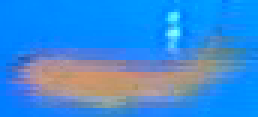
#> input picture demo/premade_run/sorted_by_class_0.85/regular/W/frame_000008_fish_03.png, 86 x 39 px (shown 3 times larger); its folder holds only this picture in this run
$ python select_best_crops.py --input ../demo/premade_run/sorted_by_class_0.85/regular/W --output out
#> lines starting #> are read from the running program, lines starting #| are printed output that depends on the picture
#!/usr/bin/env python3
"""
Score a folder of crops by visual quality and copy the best ones out.

Phase 1 produces far more crops than are worth labelling by hand, and many are
blurred, near-black or near-duplicates of the frame before. This ranks every
image on sharpness, exposure and contrast, drops exact-duplicate files (by
SHA-256) and optionally anything visually close to a set of reference images,
and copies the top N into the output folder along with a CSV of the scores.

Typical use is narrowing a raw ROI dump down to a labelling batch:

    python dataset_ops/select_best_crops.py \
        --input /path/to/rois --output /path/to/label_batch --top-n 5000

    # also drop anything that looks like these known-bad crops
    python dataset_ops/select_best_crops.py \
        --input /path/to/rois --output /path/to/label_batch \
        --exclude-similar-to blurry.png --exclude-similar-to empty_tank.png

--input and --output are required; this tool is deliberately not wired to
config.py, since it is run on arbitrary ad-hoc folders.
"""

import argparse
import csv
import hashlib
import math
import shutil
from pathlib import Path

import numpy as np
from PIL import Image, ImageFilter


IMAGE_EXTENSIONS = {".jpg", ".jpeg", ".png", ".bmp", ".tif", ".tiff", ".webp"}
SIGNATURE_SIZE = (32, 32)


def file_hash(image_path: Path) -> str:
    digest = hashlib.sha256()
    with image_path.open("rb") as image_file:
        for chunk in iter(lambda: image_file.read(1024 * 1024), b""):
            digest.update(chunk)
    return digest.hexdigest()


def visual_signature(image_path: Path) -> tuple[float, ...] | None:
    try:
        with Image.open(image_path) as source_image:
            pixels = list(
                source_image.convert("L")
                .resize(SIGNATURE_SIZE, Image.Resampling.LANCZOS)
                .getdata()
            )
    except (OSError, ValueError):
        return None

    mean = sum(pixels) / len(pixels)
    centered = [pixel - mean for pixel in pixels]
    magnitude = math.sqrt(sum(value * value for value in centered))
    if magnitude == 0:
        return tuple(0.0 for _ in centered)
    return tuple(value / magnitude for value in centered)


def signature_distance(first: tuple[float, ...], second: tuple[float, ...]) -> float:
    return math.sqrt(sum((left - right) ** 2 for left, right in zip(first, second)))


def _ac_balance(arr: np.ndarray) -> float:
    """Lag-1 autocorrelation balance between horizontal and vertical directions.

    Returns a value in (-inf, 1].  Values near 1 mean the image has
    isotropic pixel correlations (natural fish texture).  Values near 0 or
    negative indicate strong directional structure such as motion blur,
    scan-line compression artefacts, or vertical/horizontal banding — all
    of which make fish crops unsuitable for classification.

    Formula:
        r_H = mean over rows of  Pearson(row[:-1], row[1:])   (per-row centred)
        r_V = mean over cols of  Pearson(col[:-1], col[1:])   (per-col centred)
        ac_balance = min(r_H, r_V) / max(r_H, r_V)
    """
    # Horizontal: for each row, Pearson corr between left-shifted and right-shifted pixels
    a = arr[:, :-1]
    b = arr[:, 1:]
    a_c = a - a.mean(axis=1, keepdims=True)
    b_c = b - b.mean(axis=1, keepdims=True)
    r_h = float(
        ((a_c * b_c).sum(axis=1)
         / np.sqrt((a_c ** 2).sum(axis=1) * (b_c ** 2).sum(axis=1) + 1e-9)
         ).mean()
    )

    # Vertical: for each column, Pearson corr between top-shifted and bottom-shifted pixels
    a = arr[:-1, :]
    b = arr[1:, :]
    a_c = a - a.mean(axis=0, keepdims=True)
    b_c = b - b.mean(axis=0, keepdims=True)
    r_v = float(
        ((a_c * b_c).sum(axis=0)
         / np.sqrt((a_c ** 2).sum(axis=0) * (b_c ** 2).sum(axis=0) + 1e-9)
         ).mean()
    )

    return min(r_h, r_v) / (max(r_h, r_v) + 1e-9)


def score_image(image_path: Path) -> dict | None:
    """Return quality metrics for a fish-crop image, or None if unreadable.

    Scoring formula (calibrated on 10 good / 25 bad labelled crops):

        base  = 100 * (0.40 * resolution  +  0.35 * contrast
                       + 0.20 * exposure  +  0.05 * sharpness)

        score = base * max(0.70, ac_balance)

    Components
    ----------
    resolution  = min(1, pixels / 10 000)           — rewards large crops
    contrast    = min(1, pixel_std / 50)             — rewards rich texture
    exposure    = max(0, 1 − |mean − 110| / 110)    — rewards mid-range brightness
    sharpness   = min(1, edge_std / 50)              — edge variation via FIND_EDGES
    ac_balance  = min(rH,rV) / max(rH,rV)           — isotropy of lag-1 autocorrelation;
                  penalises motion blur and scan-line artefacts (multiplier clamped at 0.70)

    Achieved separation on calibration set: 2.67 σ  (GOOD mean 70.6, BAD mean 41.8).
    """
    try:
        with Image.open(image_path) as source_image:
            image = source_image.convert("L")
            width, height = image.size
            arr = np.array(image, dtype=np.float32)
            brightness = float(arr.mean())
            contrast = float(arr.std())
            edge_arr = np.array(image.filter(ImageFilter.FIND_EDGES), dtype=np.float32)
            sharpness = float(edge_arr.std())
    except (OSError, ValueError):
        return None

    pixels = width * height
    resolution_score = min(1.0, pixels / 10_000.0)
    contrast_score = min(1.0, contrast / 50.0)
    exposure_score = max(0.0, 1.0 - abs(brightness - 110.0) / 110.0)
    sharpness_score = min(1.0, sharpness / 50.0)

    base_score = 100.0 * (
        0.40 * resolution_score
        + 0.35 * contrast_score
        + 0.20 * exposure_score
        + 0.05 * sharpness_score
    )

    # Anisotropy penalty: motion blur / banding / scan-lines reduce this below 0.70
    ac_bal = _ac_balance(arr)
    quality_score = base_score * max(0.70, ac_bal)

    return {
        "path": image_path,
        "width": width,
        "height": height,
        "sharpness": sharpness,
        "brightness": brightness,
        "contrast": contrast,
        "ac_balance": ac_bal,
        "score": quality_score,
    }


def select_photos(
    input_dir: Path,
    output_dir: Path,
    top_n: int,
    reference_paths: list[Path],
    similarity_threshold: float,
) -> None:
    image_paths = sorted(
        path
        for path in input_dir.rglob("*")
        if path.is_file() and path.suffix.lower() in IMAGE_EXTENSIONS
    )
    if not image_paths:
        raise FileNotFoundError(f"No supported images found under: {input_dir}")

    results = []
    unreadable_count = 0
    duplicate_count = 0
    similar_count = 0
    seen_hashes = set()
    reference_signatures = []
    for reference_path in reference_paths:
        reference_signature = visual_signature(reference_path)
        if reference_signature is None:
            raise ValueError(f"Reference image cannot be read: {reference_path}")
        reference_signatures.append(reference_signature)
    for image_path in image_paths:
        image_hash = file_hash(image_path)
        if image_hash in seen_hashes:
            duplicate_count += 1
            continue
        seen_hashes.add(image_hash)

        metrics = score_image(image_path)
        if metrics is None:
            unreadable_count += 1
            continue

        distance = None
        if reference_signatures:
            image_signature = visual_signature(image_path)
            if image_signature is None:
                unreadable_count += 1
                continue
            distance = min(
                signature_distance(reference_signature, image_signature)
                for reference_signature in reference_signatures
            )
            if distance <= similarity_threshold:
                similar_count += 1
                continue

        metrics["relative_path"] = image_path.relative_to(input_dir)
        metrics["reference_distance"] = distance
        results.append(metrics)

    results.sort(key=lambda item: (-item["score"], str(item["relative_path"]).lower()))
    selected = results[:top_n]

    output_dir.mkdir(parents=True, exist_ok=True)
    report_path = output_dir / "quality_scores.csv"
    with report_path.open("w", newline="", encoding="utf-8") as report_file:
        writer = csv.writer(report_file)
        writer.writerow(
            [
                "rank",
                "relative_path",
                "score",
                "width",
                "height",
                "sharpness",
                "brightness",
                "contrast",
                "ac_balance",
                "reference_distance",
                "selected",
            ]
        )
        selected_paths = {item["relative_path"] for item in selected}
        for rank, item in enumerate(results, start=1):
            writer.writerow(
                [
                    rank,
                    item["relative_path"],
                    f'{item["score"]:.4f}',
                    item["width"],
                    item["height"],
                    f'{item["sharpness"]:.4f}',
                    f'{item["brightness"]:.4f}',
                    f'{item["contrast"]:.4f}',
                    f'{item["ac_balance"]:.4f}',
                    "" if item["reference_distance"] is None else f'{item["reference_distance"]:.6f}',
                    item["relative_path"] in selected_paths,
                ]
            )

    for item in selected:
        destination = output_dir / item["relative_path"]
        destination.parent.mkdir(parents=True, exist_ok=True)
        shutil.copy2(item["path"], destination)

    print(f"Found {len(image_paths)} image files.")
    print(f"Found {len(results)} unique readable images.")
    print(f"Ignored {duplicate_count} exact duplicate files.")
    if reference_paths:
        print(
            f"Ignored {similar_count} images visually similar to "
            f"{len(reference_paths)} reference images "
            f"(distance <= {similarity_threshold})."
        )
    print(f"Selected {len(selected)} images into: {output_dir}")
    print(f"Wrote full score report to: {report_path}")
    if unreadable_count:
        print(f"Skipped {unreadable_count} unreadable image files.")


def main() -> None:
    parser = argparse.ArgumentParser(
        description="Score images by visual quality and copy the highest-scoring images."
    )
    parser.add_argument("--input", type=Path, required=True, help="Source image folder")
    parser.add_argument("--output", type=Path, required=True, help="Output folder")
    parser.add_argument("--top-n", type=int, default=3000, help="Number of images to keep")
    parser.add_argument(
        "--exclude-similar-to",
        type=Path,
        action="append",
        help="Reference image to exclude; repeat this option for multiple references",
    )
    parser.add_argument(
        "--similarity-threshold",
        type=float,
        default=0.35,
        help="Maximum normalized pixel distance for exclusion (default: 0.35)",
    )
    args = parser.parse_args()

    if args.top_n <= 0:
        parser.error("--top-n must be greater than zero")
    if not args.input.is_dir():
        parser.error(f"Input folder does not exist: {args.input}")
    if args.input.resolve() == args.output.resolve():
        parser.error("Input and output folders must be different")
    reference_paths = args.exclude_similar_to or []
    for reference_path in reference_paths:
        if not reference_path.is_file():
            parser.error(f"Reference image does not exist: {reference_path}")
    if args.similarity_threshold < 0:
        parser.error("--similarity-threshold must not be negative")

    select_photos(
        args.input.resolve(),
        args.output.resolve(),
        args.top_n,
        [reference_path.resolve() for reference_path in reference_paths],
        args.similarity_threshold,
    )
#> in score_image, source_image is the input picture: PIL image 86x39 RGB; mean R, G, B 57.6, 140.1, 219.4
#> in score_image, `image = source_image.convert("L")`:
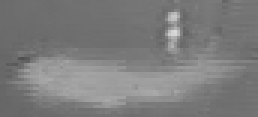
#> image: PIL image 86x39 L (shown 3 times larger); min 78, max 219, mean 124.5
#> in score_image, `brightness = float(arr.mean())`: brightness = 124.5
#> in score_image, `contrast = float(arr.std())`: contrast = 18.31
#> in score_image, `edge_arr = np.array(image.filter(ImageFilter.FIND_EDGES), dtype=np.flo..`:
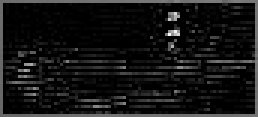
#> edge_arr: shape (39, 86) float32 (shown 3 times larger); min 0, max 251, mean 20.6
#> in score_image, `sharpness = float(edge_arr.std())`: sharpness = 36.06
#> in score_image, `contrast_score = min(1.0, contrast / 50.0)`: contrast_score = 0.366
#> in score_image, `exposure_score = max(0.0, 1.0 - abs(brightness - 110.0) / 110.0)`: exposure_score = 0.868
#> in score_image, `sharpness_score = min(1.0, sharpness / 50.0)`: sharpness_score = 0.721
#> in score_image, `base_score = 100.0 * ( 0.40 * resolution_score + 0.35 * contrast_score..`: base_score = 47.21
#> in _ac_balance, `a_c = a - a.mean(axis=1, keepdims=True)`:
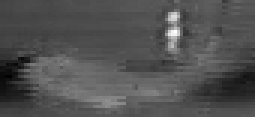
#> a_c: shape (39, 85) float32 (shown 3 times larger); min -48.51, max 102.8, mean 0; drawn with min black and max white
#> in _ac_balance, `b_c = b - b.mean(axis=1, keepdims=True)`:
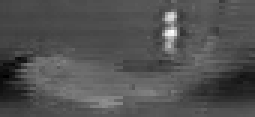
#> b_c: shape (39, 85) float32 (shown 3 times larger); min -48.64, max 102.7, mean 0; drawn with min black and max white
#> in _ac_balance, `r_h = float( ((a_c * b_c).sum(axis=1) / np.sqrt((a_c ** 2).sum(axis=1)..`: r_h = 0.893
#> in _ac_balance, `a = arr[:-1, :]`:
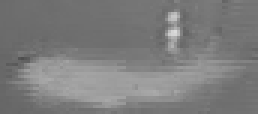
#> a: shape (38, 86) float32 (shown 3 times larger); min 78, max 219, mean 124.8
#> in _ac_balance, `a_c = a - a.mean(axis=0, keepdims=True)`:
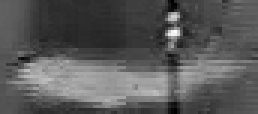
#> a_c: shape (38, 86) float32 (shown 3 times larger); min -36.95, max 68.84, mean 0; drawn with min black and max white
#> in _ac_balance, `b_c = b - b.mean(axis=0, keepdims=True)`:
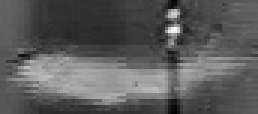
#> b_c: shape (38, 86) float32 (shown 3 times larger); min -38.66, max 69.34, mean 0; drawn with min black and max white
#> in _ac_balance, `r_v = float( ((a_c * b_c).sum(axis=0) / np.sqrt((a_c ** 2).sum(axis=0)..`: r_v = 0.764
#> in score_image, `ac_bal = _ac_balance(arr)`: ac_bal = 0.856
#> in score_image, `quality_score = base_score * max(0.70, ac_bal)`: quality_score = 40.4
#> in select_photos, `metrics = score_image(image_path)`: metrics = 8 items
#> in select_photos, `selected = results[:top_n]`: selected = 1 item
#> the loop in select_photos, `for rank, item in enumerate(results, start=1):` made 1 pass
#> rank on pass 1: 1
#> the loop in select_photos, `for item in selected:` made 1 pass
#| Found 1 unique readable images.
#| Selected 1 images into: dataset_ops/out


if __name__ == "__main__":
    main()

$ run again, on demo/premade_run/sorted_by_class_0.85/regular/W/frame_000121_fish_03.png
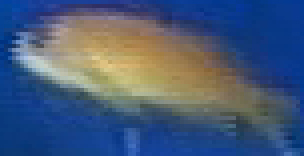
#> input picture demo/premade_run/sorted_by_class_0.85/regular/W/frame_000121_fish_03.png, 76 x 39 px (shown 4 times larger)
#> in score_image, source_image is the input picture: PIL image 76x39 RGB; mean R, G, B 71.7, 90.8, 120.8
#> brightness = 88.48
#> contrast = 40.28
#> in score_image, `edge_arr = np.array(image.filter(ImageFilter.FIND_EDGES), dtype=np.flo..`:
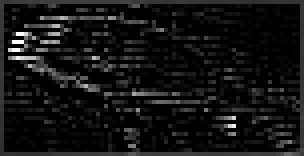
#> edge_arr: shape (39, 76) float32 (shown 4 times larger); min 0, max 255, mean 19.6
#> sharpness = 33.56
#> contrast_score = 0.806
#> exposure_score = 0.804
#> sharpness_score = 0.671
#> base_score = 59.5
#> r_h = 0.941
#> in _ac_balance, `b_c = b - b.mean(axis=0, keepdims=True)`:
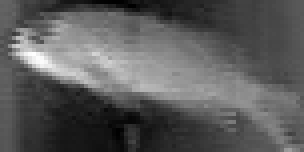
#> b_c: shape (38, 76) float32 (shown 4 times larger); min -66.79, max 119.4, mean 0; drawn with min black and max white
#> r_v = 0.876
#> ac_bal = 0.93
#> quality_score = 55.34
#> metrics = 8 items
#> selected = 1 item
#> the loop in select_photos, `for rank, item in enumerate(results, start=1):` made 1 pass
#> rank on pass 1: 1
#> the loop in select_photos, `for item in selected:` made 1 pass
#| Found 1 unique readable images.
#| Selected 1 images into: dataset_ops/out
